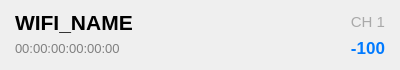
<?xml version="1.0" encoding="UTF-8"?>
<ui version="4.0">
 <class>display</class>
 <widget class="QWidget" name="display">
  <property name="geometry">
   <rect>
    <x>0</x>
    <y>0</y>
    <width>400</width>
    <height>70</height>
   </rect>
  </property>
  <property name="windowTitle">
   <string>Form</string>
  </property>
  <layout class="QHBoxLayout" name="horizontalLayout">
   <property name="leftMargin">
    <number>15</number>
   </property>
   <property name="topMargin">
    <number>10</number>
   </property>
   <property name="rightMargin">
    <number>15</number>
   </property>
   <property name="bottomMargin">
    <number>10</number>
   </property>
   <item>
    <layout class="QVBoxLayout" name="verticalLayout">
     <property name="spacing">
      <number>2</number>
     </property>
     <item>
      <widget class="QLabel" name="lEssid">
       <property name="font">
        <font>
         <pointsize>16</pointsize>
         <bold>true</bold>
        </font>
       </property>
       <property name="text">
        <string>WIFI_NAME</string>
       </property>
      </widget>
     </item>
     <item>
      <widget class="QLabel" name="lBssid">
       <property name="font">
        <font>
         <pointsize>10</pointsize>
        </font>
       </property>
       <property name="styleSheet">
        <string>color: gray;</string>
       </property>
       <property name="text">
        <string>00:00:00:00:00:00</string>
       </property>
      </widget>
     </item>
    </layout>
   </item>
   <item>
    <spacer name="horizontalSpacer">
     <property name="orientation">
      <enum>Qt::Orientation::Horizontal</enum>
     </property>
     <property name="sizeHint" stdset="0">
      <size>
       <width>40</width>
       <height>20</height>
      </size>
     </property>
    </spacer>
   </item>
   <item>
    <layout class="QVBoxLayout" name="verticalLayout_2">
     <property name="spacing">
      <number>2</number>
     </property>
     <item>
      <widget class="QLabel" name="lCh">
       <property name="font">
        <font>
         <pointsize>11</pointsize>
        </font>
       </property>
       <property name="styleSheet">
        <string>color: darkgray;</string>
       </property>
       <property name="text">
        <string>CH 1</string>
       </property>
       <property name="alignment">
        <set>Qt::AlignmentFlag::AlignRight|Qt::AlignmentFlag::AlignTrailing|Qt::AlignmentFlag::AlignVCenter</set>
       </property>
      </widget>
     </item>
     <item>
      <widget class="QLabel" name="lPwr">
       <property name="font">
        <font>
         <pointsize>13</pointsize>
         <bold>true</bold>
        </font>
       </property>
       <property name="styleSheet">
        <string>color: #007AFF;</string>
       </property>
       <property name="text">
        <string>-100</string>
       </property>
       <property name="alignment">
        <set>Qt::AlignmentFlag::AlignRight|Qt::AlignmentFlag::AlignTrailing|Qt::AlignmentFlag::AlignVCenter</set>
       </property>
      </widget>
     </item>
    </layout>
   </item>
  </layout>
 </widget>
 <resources/>
 <connections/>
</ui>
